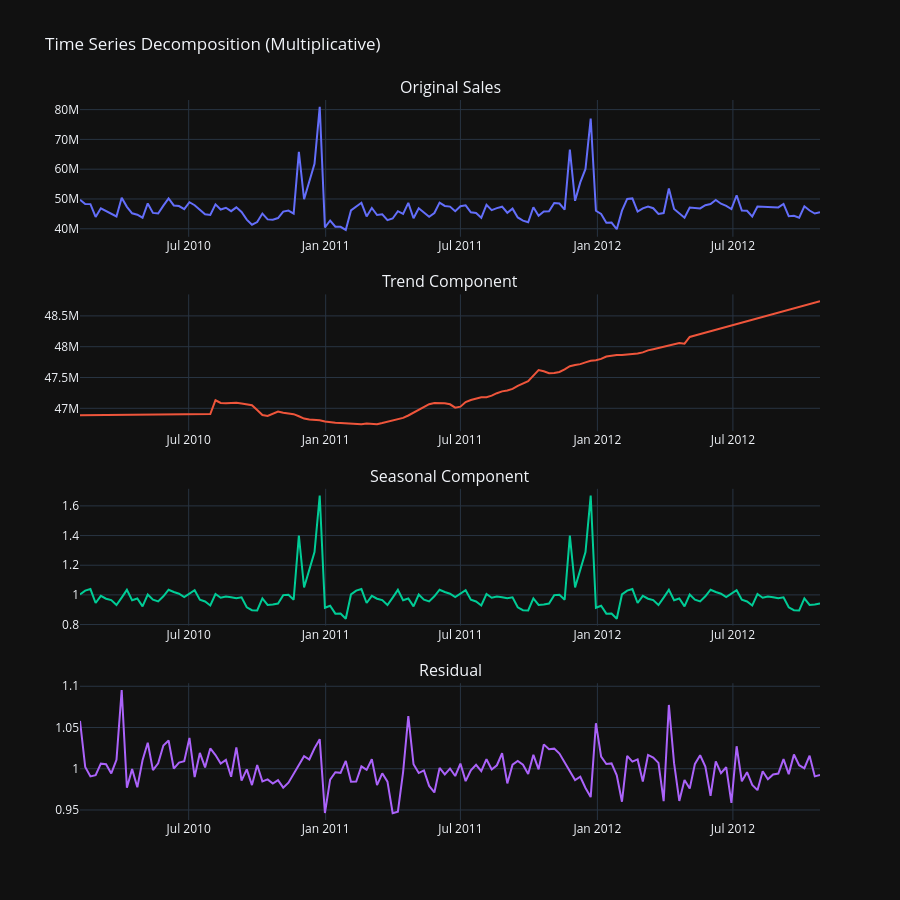

This figure's notebook cell:
### Markdown cell above
### 2.2 Seasonal Decomposition

### Code cell
# Seasonal decomposition for aggregate sales
sales_ts = df.groupby('Date')['Weekly_Sales'].sum()

# Ensure data is properly indexed and has no gaps
sales_ts = sales_ts.sort_index()

# Use additive model if multiplicative fails, and adjust period based on data
try:
    decomposition = seasonal_decompose(sales_ts, model='multiplicative', period=52, extrapolate_trend='freq')
except:
    # Fallback to additive model if multiplicative fails
    decomposition = seasonal_decompose(sales_ts, model='additive', period=52, extrapolate_trend='freq')

# Create subplots for decomposition
fig = make_subplots(
    rows=4, cols=1,
    subplot_titles=('Original Sales', 'Trend Component', 'Seasonal Component', 'Residual'),
    vertical_spacing=0.08
)

# Original
fig.add_trace(go.Scatter(x=sales_ts.index, y=sales_ts.values, name='Original', 
                         line=dict(color='#636EFA')), row=1, col=1)

# Trend
fig.add_trace(go.Scatter(x=decomposition.trend.index, y=decomposition.trend.values, 
                         name='Trend', line=dict(color='#EF553B')), row=2, col=1)

# Seasonal
fig.add_trace(go.Scatter(x=decomposition.seasonal.index, y=decomposition.seasonal.values, 
                         name='Seasonal', line=dict(color='#00CC96')), row=3, col=1)

# Residual
fig.add_trace(go.Scatter(x=decomposition.resid.index, y=decomposition.resid.values, 
                         name='Residual', line=dict(color='#AB63FA')), row=4, col=1)

fig.update_layout(height=900, title_text=" Time Series Decomposition (Multiplicative)", 
                  showlegend=False)
fig.show()

### Figure 1 — Plotly figure (JSON) as saved in the notebook; plotly's stock layout.template omitted (floating-point values rounded to 4 significant figures; data arrays with more than 128 entries replaced by an {"elided": "..."} marker saying what was removed)
{"data": [{"line": {"color": "#636EFA"}, "name": "Original", "type": "scatter", "x": {"elided": "143 str values"}, "xaxis": "x", "y": {"elided": "143 float values"}, "yaxis": "y"}, {"line": {"color": "#EF553B"}, "name": "Trend", "type": "scatter", "x": {"elided": "143 str values"}, "xaxis": "x2", "y": {"elided": "143 float values"}, "yaxis": "y2"}, {"line": {"color": "#00CC96"}, "name": "Seasonal", "type": "scatter", "x": {"elided": "143 str values"}, "xaxis": "x3", "y": {"elided": "143 float values"}, "yaxis": "y3"}, {"line": {"color": "#AB63FA"}, "name": "Residual", "type": "scatter", "x": {"elided": "143 str values"}, "xaxis": "x4", "y": {"elided": "143 float values"}, "yaxis": "y4"}], "layout": {"annotations": [{"font": {"size": 16}, "showarrow": false, "text": "Original Sales", "x": 0.5, "xanchor": "center", "xref": "paper", "y": 1, "yanchor": "bottom", "yref": "paper"}, {"font": {"size": 16}, "showarrow": false, "text": "Trend Component", "x": 0.5, "xanchor": "center", "xref": "paper", "y": 0.73, "yanchor": "bottom", "yref": "paper"}, {"font": {"size": 16}, "showarrow": false, "text": "Seasonal Component", "x": 0.5, "xanchor": "center", "xref": "paper", "y": 0.46, "yanchor": "bottom", "yref": "paper"}, {"font": {"size": 16}, "showarrow": false, "text": "Residual", "x": 0.5, "xanchor": "center", "xref": "paper", "y": 0.19, "yanchor": "bottom", "yref": "paper"}], "height": 900, "showlegend": false, "title": {"text": " Time Series Decomposition (Multiplicative)"}, "xaxis": {"anchor": "y", "domain": [0, 1]}, "xaxis2": {"anchor": "y2", "domain": [0, 1]}, "xaxis3": {"anchor": "y3", "domain": [0, 1]}, "xaxis4": {"anchor": "y4", "domain": [0, 1]}, "yaxis": {"anchor": "x", "domain": [0.81, 1]}, "yaxis2": {"anchor": "x2", "domain": [0.54, 0.73]}, "yaxis3": {"anchor": "x3", "domain": [0.27, 0.46]}, "yaxis4": {"anchor": "x4", "domain": [0, 0.19]}}}
